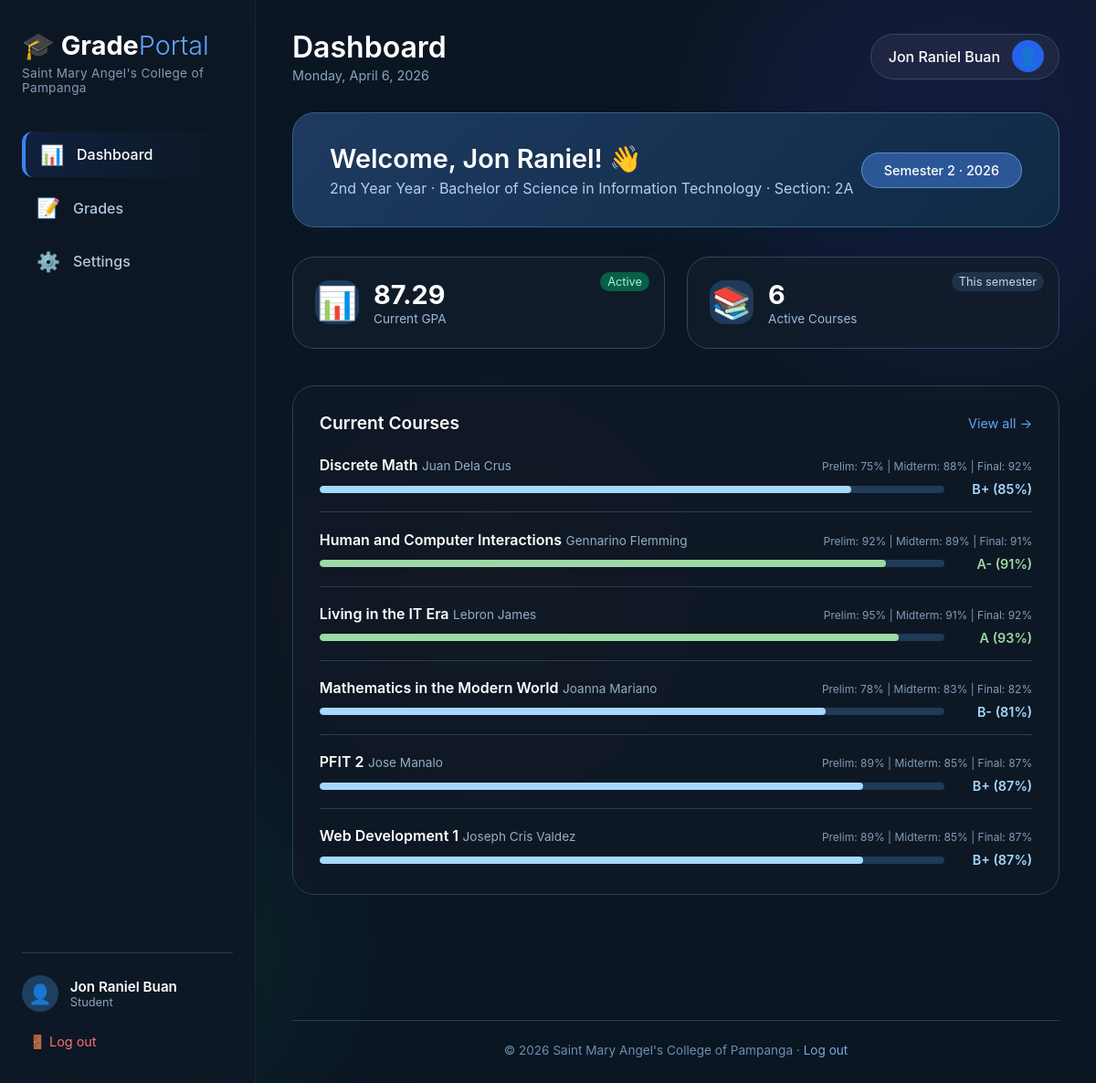
Page /homepage.php (signed in) on the earlier database version.
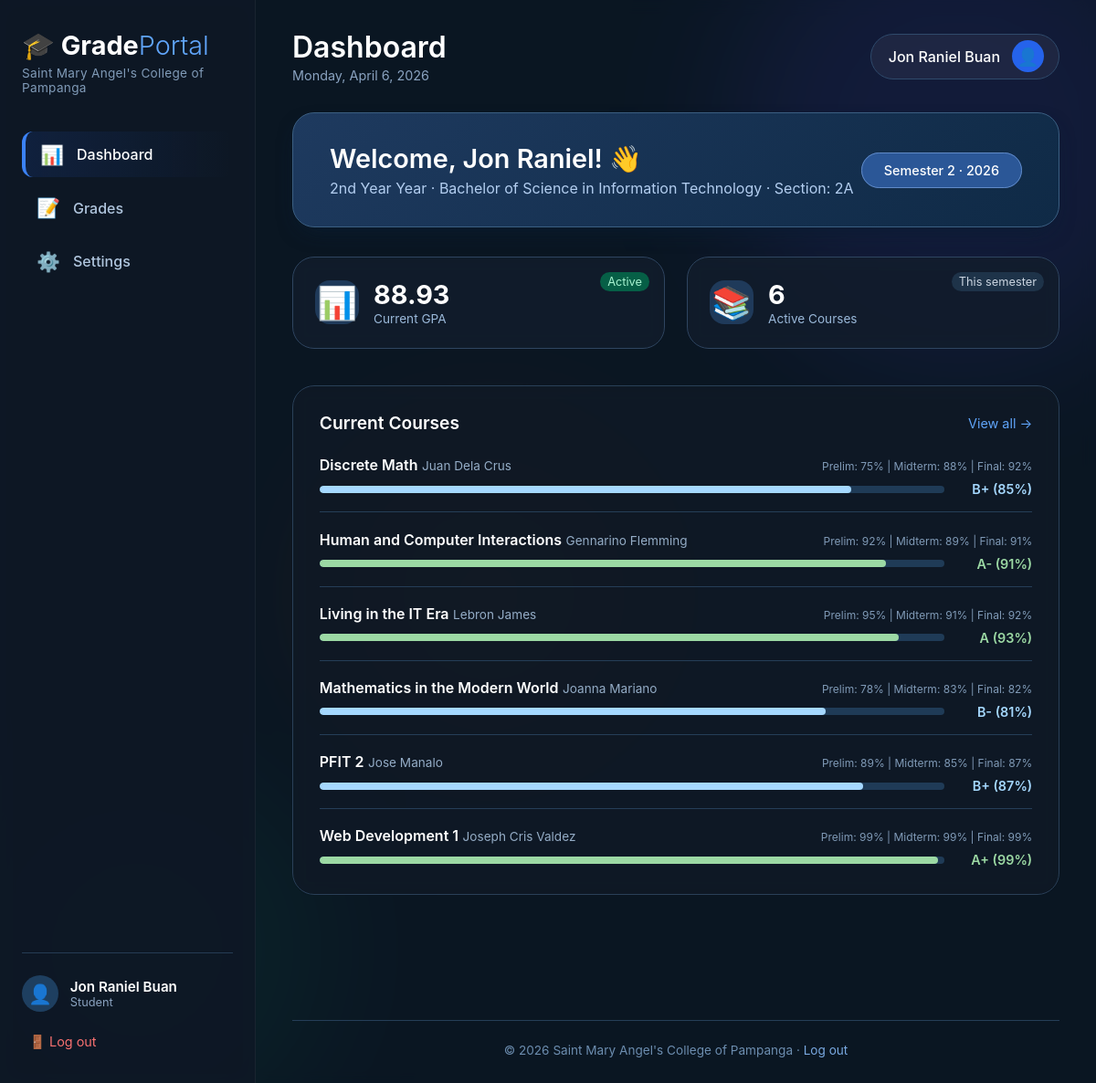
Same page on the later database version.
### tables this page shows
CREATE TABLE `grade` (
  `grade_id` int(11) NOT NULL,
  `student_id` int(11) NOT NULL,
  `subject_id` int(11) NOT NULL,
  `teacher_id` int(11) DEFAULT NULL,
  `school_year` varchar(20) DEFAULT NULL,
  `semester` varchar(20) DEFAULT NULL,
  `prelim_grade` decimal(5,2) DEFAULT NULL,
  `midterm_grade` decimal(5,2) DEFAULT NULL,
  `final_grade` decimal(5,2) DEFAULT NULL,
  `average_grade` decimal(5,2) DEFAULT NULL
);

CREATE TABLE `subject` (
  `subject_id` int(11) NOT NULL,
  `subject_code` varchar(20) NOT NULL,
  `subject_name` varchar(100) NOT NULL,
  `description` text DEFAULT NULL,
  `units` int(11) DEFAULT 1,
  `teacher_id` int(11) DEFAULT NULL
);

### homepage.php (the view, shortened to what this page needs)
<?php
$host = 'localhost';
$dbname = 'school_grades_portal';
$username = 'root';
$password = '';
$conn = new mysqli($host, $username, $password, $dbname);
$current_date = date("l, F j, Y");
function getRoleDisplay($user_type) {
    switch($user_type) {
        case 'student':
            return 'Student';
    }
}
$role_display = isset($_SESSION['user_type']) ? getRoleDisplay($_SESSION['user_type']) : 'User';
$first_name = isset($_SESSION['first_name']) ? $_SESSION['first_name'] : (isset($_SESSION['user_first_name']) ? $_SESSION['user_first_name'] : 'User');
$full_name = isset($_SESSION['full_name']) ? $_SESSION['full_name'] : (isset($_SESSION['user_first_name']) ? $_SESSION['user_first_name'] . ' ' . ($_SESSION['user_last_name'] ?? '') : 'User');
$year_level = isset($_SESSION['year_level']) ? $_SESSION['year_level'] : 'N/A';
$course = isset($_SESSION['course']) ? $_SESSION['course'] : 'N/A';
$section = isset($_SESSION['section']) ? $_SESSION['section'] : 'N/A';
$department = isset($_SESSION['department']) ? $_SESSION['department'] : 'N/A';
$office_role = isset($_SESSION['office_role']) ? $_SESSION['office_role'] : 'N/A';
$user_type = isset($_SESSION['user_type']) ? $_SESSION['user_type'] : 'student';
$user_id = isset($_SESSION['user_id']) ? $_SESSION['user_id'] : 0;
if ($user_type == 'student') {
    $overall_gpa = 0;
    $total_units = 0;
    $total_grade_points = 0;
    $query = "SELECT
                g.average_grade,
                s.units
              FROM grade g
              JOIN subject s ON g.subject_id = s.subject_id
              WHERE g.student_id = ? AND g.average_grade IS NOT NULL";
    $stmt = $conn->prepare($query);
    $stmt->bind_param("i", $user_id);
    $stmt->execute();
    $result = $stmt->get_result();
    while ($row = $result->fetch_assoc()) {
        if ($row['average_grade'] && $row['units']) {
            $total_grade_points += $row['average_grade'] * $row['units'];
            $total_units += $row['units'];
        }
    }
    if ($total_units > 0) {
        $overall_gpa = $total_grade_points / $total_units;
    }
    $courses = [];
    $query_courses = "SELECT
                        g.grade_id,
                        g.subject_id,
                        s.subject_name,
                        s.subject_code,
                        s.units,
                        g.prelim_grade,
                        g.midterm_grade,
                        g.final_grade,
                        g.average_grade,
                        CONCAT(t.first_name, ' ', t.last_name) AS teacher_name
                      FROM grade g
                      JOIN subject s ON g.subject_id = s.subject_id
                      LEFT JOIN teacher t ON g.teacher_id = t.teacher_id
                      WHERE g.student_id = ?
                      ORDER BY s.subject_code";
    $stmt_courses = $conn->prepare($query_courses);
    $stmt_courses->bind_param("i", $user_id);
    $stmt_courses->execute();
    $result_courses = $stmt_courses->get_result();
    while ($row = $result_courses->fetch_assoc()) {
        $courses[] = $row;
    }
}
function getGradeLetter($percentage) {
    if ($percentage >= 96) return 'A+';
    if ($percentage >= 91) return 'A';
    if ($percentage >= 88) return 'A-';
    if ($percentage >= 85) return 'B+';
    if ($percentage >= 79) return 'B-';
    return 'F';
}
function getGradeColor($percentage) {
    if ($percentage >= 90) return '#9cd9a4';
    if ($percentage >= 80) return '#a5d8ff';
    return '#f8a8a8';
}
?>
<!DOCTYPE html>
<html lang="en">
<head>
  <link rel="stylesheet" href="homepage.css">
</head>
<body>
  <div class="bg-shape bg-shape-3"></div>
  <div class="dashboard-container">
    <aside class="sidebar">
      <div class="sidebar-header">
        <div class="sidebar-logo">🎓 Grade<span>Portal</span></div>
        <div class="school-badge">Saint Mary Angel's College of Pampanga</div>
      </div>
      <nav class="sidebar-nav">
        <a href="homepage.php" class="nav-item active">
          <span class="nav-icon">📊</span>
          <span>Dashboard</span>
        </a>
        <a href="grades.php" class="nav-item">
          <span class="nav-icon">📝</span>
          <span>Grades</span>
        </a>
        <a href="#" class="nav-item">
          <span class="nav-icon">⚙️</span>
          <span>Settings</span>
        </a>
      </nav>
      <div class="sidebar-footer">
        <div class="user-info-compact">
          <div class="user-avatar">👤</div>
          <div class="user-details">
            <span class="user-name"><?php echo htmlspecialchars($full_name); ?></span>
            <span class="user-role"><?php echo htmlspecialchars($role_display); ?></span>
          </div>
        </div>
        <a href="logout.php" class="logout-link">🚪 Log out</a>
      </div>
    </aside>
    <main class="main-content">
      <header class="content-header">
        <div class="header-left">
          <h1 class="page-title">Dashboard</h1>
          <div class="date-display"><?php echo $current_date; ?></div>
        </div>
        <div class="header-right">
          <div class="header-user">
            <span class="header-user-name"><?php echo htmlspecialchars($full_name); ?></span>
            <div class="header-avatar">👤</div>
          </div>
        </div>
      </header>
      <div class="welcome-card">
        <div class="welcome-message">
          <h2>Welcome, <?php echo htmlspecialchars($first_name); ?>! 👋</h2>
          <p>
            <?php
            if ($user_type == 'student') {
                echo htmlspecialchars($year_level) . ' Year · ' . htmlspecialchars($course) . ' · Section: ' . htmlspecialchars($section);
            } elseif ($user_type == 'teacher') {
                echo 'Department: ' . htmlspecialchars($department);
            } elseif ($user_type == 'registrar') {
                echo 'Office Role: ' . htmlspecialchars($office_role);
            } else {
                echo 'Administrator Account';
            }
            ?>
          </p>
        </div>
        <div class="welcome-action">
          <span class="semester-badge">Semester 2 · 2026</span>
        </div>
      </div>
      <?php if ($user_type == 'student'): ?>
      <div class="stats-grid">
        <div class="stat-card">
          <div class="stat-icon">📊</div>
          <div class="stat-content">
            <span class="stat-value"><?php echo number_format($overall_gpa, 2); ?></span>
            <span class="stat-label">Current GPA</span>
          </div>
          <?php if ($overall_gpa > 0): ?>
          <div class="stat-trend positive">Active</div>
          <?php else: ?>
          <div class="stat-trend">No grades</div>
          <?php endif; ?>
        </div>
        <div class="stat-card">
          <div class="stat-icon">📚</div>
          <div class="stat-content">
            <span class="stat-value"><?php echo count($courses); ?></span>
            <span class="stat-label">Active Courses</span>
          </div>
          <div class="stat-trend">This semester</div>
        </div>
      </div>
      <div class="dashboard-grid">
        <div class="grid-left">
          <section class="card">
            <div class="card-header">
              <h3>Current Courses</h3>
              <a href="grades.php" class="card-link">View all →</a>
            </div>
            <div class="courses-list">
              <?php if (count($courses) > 0): ?>
                <?php foreach ($courses as $course): ?>
                <div class="course-item">
                  <div class="course-info">
                    <div>
                      <span class="course-name"><?php echo htmlspecialchars($course['subject_name']); ?></span>
                      <span class="course-teacher"><?php echo htmlspecialchars($course['teacher_name'] ?? 'Not Assigned'); ?></span>
                    </div>
                    <?php if ($course['average_grade']): ?>
                    <div class="grade-details">
                      Prelim: <?php echo $course['prelim_grade'] ? number_format($course['prelim_grade'], 0) : '-'; ?>% |
                      Midterm: <?php echo $course['midterm_grade'] ? number_format($course['midterm_grade'], 0) : '-'; ?>% |
                      Final: <?php echo $course['final_grade'] ? number_format($course['final_grade'], 0) : '-'; ?>%
                    </div>
                    <?php endif; ?>
                  </div>
                  <div class="course-progress">
                    <?php if ($course['average_grade']): ?>
                    <div class="progress-bar">
                      <?php
                      $percentage = $course['average_grade'];
                      $progress_width = min(100, max(0, $percentage));
                      ?>
                      <div class="progress-fill" style="width: <?php echo $progress_width; ?>%; background: linear-gradient(90deg, <?php echo getGradeColor($percentage); ?>, <?php echo getGradeColor($percentage); ?>);"></div>
                    </div>
                    <span class="course-grade-custom" style="color: <?php echo getGradeColor($course['average_grade']); ?>;">
                      <?php echo getGradeLetter($course['average_grade']); ?> (<?php echo number_format($course['average_grade'], 0); ?>%)
                    </span>
                    <?php else: ?>
                    <span class="course-grade-custom" style="color: #809bb8;">No grade yet</span>
                    <?php endif; ?>
                  </div>
                </div>
                <?php endforeach; ?>
              <?php else: ?>
                <div class="empty-state">
                  <p>No courses enrolled yet</p>
                </div>
              <?php endif; ?>
            </div>
          </section>
        </div>
      </div>
      <?php endif; ?>
      <br>
      <footer class="dashboard-footer">
        <p>© 2026 Saint Mary Angel's College of Pampanga · <a href="logout.php">Log out</a></p>
      </footer>
    </main>
  </div>
</body>
</html>

### homepage.php (style rules this page uses)
.course-grade-custom { font-weight: 600; font-size: 0.9rem; min-width: 80px; text-align: right; }
.grade-details { font-size: 0.75rem; color: #809bb8; margin-top: 0.2rem; }

Differences in the rows shown:
changed grade "Web Development 1": prelim_grade "89" → "99"; midterm_grade "85" → "99"; final_grade "87" → "99"; average_grade "B+" → "A+"; average_grade "87" → "99"
Other differences:
$overall_gpa: "87.29" → "88.93"
